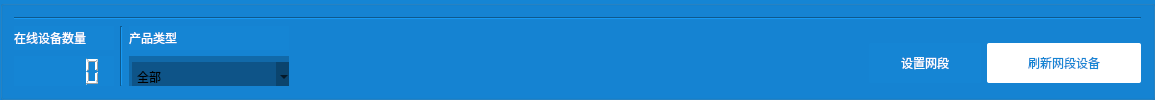
     <widget class="QGroupBox" name="groupBox_2">
      <property name="styleSheet">
       <string notr="true">background-color: rgb(21, 133, 212);

</string>
      </property>
      <property name="title">
       <string/>
      </property>
      <property name="flat">
       <bool>true</bool>
      </property>
      <layout class="QGridLayout" name="gridLayout_17">
       <item row="2" column="5" rowspan="2">
        <widget class="QPushButton" name="pushButton">
         <property name="minimumSize">
          <size>
           <width>112</width>
           <height>40</height>
          </size>
         </property>
         <property name="maximumSize">
          <size>
           <width>16777215</width>
           <height>16777215</height>
          </size>
         </property>
         <property name="cursor">
          <cursorShape>PointingHandCursor</cursorShape>
         </property>
         <property name="toolTip">
          <string>&lt;html&gt;&lt;head/&gt;&lt;body&gt;&lt;p&gt;&lt;span style=&quot; color:#323233;&quot;&gt;设置网段&lt;/span&gt;&lt;/p&gt;&lt;/body&gt;&lt;/html&gt;</string>
         </property>
         <property name="styleSheet">
          <string notr="true">

/*按钮普通态*/
QPushButton
{
    /*字体设置*/
    font: 75 10pt &quot;苹方 粗体&quot;;
    /*字体颜色为白色*/    
	color: rgb(255, 255, 255);
 	/*背景颜色*/  
    background-color::rgb(0,85,255);
	/*无边框*/
	border : none;
	/*边框圆角半径为8像素*/ 
    border-radius:2px;

}
 
/*按钮停留态*/
QPushButton:hover
{
   /*背景颜色*/  
    background-color: rgb(85, 170, 255);
}
 
/*按钮按下态*/
QPushButton:pressed
{
    /*背景颜色*/  
 	background-color:rgb(170 , 255 , 255);
    /*左内边距为3像素，让按下时字向右移动3像素*/  
    padding-left:3px;
    /*上内边距为3像素，让按下时字向下移动3像素*/  
    padding-top:3px;
}

</string>
         </property>
         <property name="text">
          <string>设置网段</string>
         </property>
         <property name="icon">
          <iconset resource="shuncom_qrc.qrc">
           <normaloff>:/png/shuncom_ico/png_ico/设置1.png</normaloff>:/png/shuncom_ico/png_ico/设置1.png</iconset>
         </property>
         <property name="iconSize">
          <size>
           <width>25</width>
           <height>30</height>
          </size>
         </property>
         <property name="autoDefault">
          <bool>false</bool>
         </property>
         <property name="default">
          <bool>false</bool>
         </property>
         <property name="flat">
          <bool>false</bool>
         </property>
        </widget>
       </item>
       <item row="1" column="0" rowspan="2">
        <widget class="QLabel" name="label_2">
         <property name="styleSheet">
          <string notr="true">color: rgb(255, 255, 255);</string>
         </property>
         <property name="text">
          <string>在线设备数量</string>
         </property>
        </widget>
       </item>
       <item row="0" column="0" colspan="7">
        <widget class="Line" name="line_2">
         <property name="styleSheet">
          <string notr="true"/>
         </property>
         <property name="orientation">
          <enum>Qt::Horizontal</enum>
         </property>
        </widget>
       </item>
       <item row="3" column="0">
        <widget class="QLCDNumber" name="lcdNumber">
         <property name="minimumSize">
          <size>
           <width>100</width>
           <height>30</height>
          </size>
         </property>
         <property name="focusPolicy">
          <enum>Qt::NoFocus</enum>
         </property>
         <property name="contextMenuPolicy">
          <enum>Qt::NoContextMenu</enum>
         </property>
         <property name="layoutDirection">
          <enum>Qt::RightToLeft</enum>
         </property>
         <property name="styleSheet">
          <string notr="true">color: rgb(255, 255, 255);
border :none;
font: 75 11pt &quot;微软雅黑&quot;;</string>
         </property>
         <property name="frameShadow">
          <enum>QFrame::Raised</enum>
         </property>
         <property name="smallDecimalPoint">
          <bool>false</bool>
         </property>
         <property name="intValue" stdset="0">
          <number>0</number>
         </property>
        </widget>
       </item>
       <item row="3" column="2" colspan="2">
        <widget class="QGroupBox" name="groupBox_17">
         <property name="minimumSize">
          <size>
           <width>160</width>
           <height>30</height>
          </size>
         </property>
         <property name="maximumSize">
          <size>
           <width>160</width>
           <height>30</height>
          </size>
         </property>
         <property name="styleSheet">
          <string notr="true">border : none;
background: rgba(0, 0, 0, 50);</string>
         </property>
         <property name="title">
          <string/>
         </property>
         <layout class="QGridLayout" name="gridLayout">
          <property name="leftMargin">
           <number>0</number>
          </property>
          <property name="topMargin">
           <number>0</number>
          </property>
          <property name="rightMargin">
           <number>0</number>
          </property>
          <property name="bottomMargin">
           <number>0</number>
          </property>
          <property name="spacing">
           <number>0</number>
          </property>
          <item row="0" column="0">
           <widget class="QComboBox" name="comboBox">
            <property name="minimumSize">
             <size>
              <width>160</width>
              <height>30</height>
             </size>
            </property>
            <property name="maximumSize">
             <size>
              <width>160</width>
              <height>16777215</height>
             </size>
            </property>
            <property name="styleSheet">
             <string notr="true">/*普通的样式*/
QComboBox{
	color: rgb(255, 255, 255);
	background-color: rgb(21, 133, 212);
	border : none;
}

/* 下拉后，整个下拉窗体样式 */
QComboBox QAbstractItemView {
    outline: 0px solid grey;   /* 选定项的虚框 */
    border: 0px solid grey;   /* 整个下拉窗体的边框 */
	color: rgb(50, 50, 51);
	height: 160px;
    background-color: white;   /* 整个下拉窗体的背景色 */
	selection-color: rgb(0, 0, 0); 
    selection-background-color: rgb(247, 248, 250);   /* 整个下拉窗体被选中项的背景色 */
}

/* 下拉后，整个下拉窗体每项的样式 */
QComboBox QAbstractItemView::item {
    height: 32px;   /* 项的高度（设置pComboBox-&gt;setView(new QListView());后，该项才起作用） */
}

/* 下拉后，整个下拉窗体被选择的每项的样式 */
QComboBox QAbstractItemView::item:checked {
    color: rgb(0, 0, 0);
	background-color: rgb(255, 255, 255);
}

/* 下拉后，整个下拉窗体被选择的每项的样式 */
QComboBox QAbstractItemView::item:selected {
    color: rgb(21, 117, 212);
    background-color: rgb(247, 248, 250);
}

/* 下拉框样式 */
QComboBox::drop-down{
	border-style: none;
}

/* 下拉箭头样式 */
QComboBox::down-arrow{
	image : url(:/png/shuncom_ico/png_ico/下拉2.png);
	hight : 16px;
	width : 16px;
	
}
/* 点击下拉箭头 */
 QComboBox::down-arrow:on { 
　　 /* 显示上拉箭头 */
	image: url(:/png/shuncom_ico/png_ico/上箭头-白.png);
 }
background-color: rgb(255, 255, 255);</string>
            </property>
            <property name="editable">
             <bool>false</bool>
            </property>
            <property name="sizeAdjustPolicy">
             <enum>QComboBox::AdjustToContentsOnFirstShow</enum>
            </property>
            <property name="iconSize">
             <size>
              <width>20</width>
              <height>20</height>
             </size>
            </property>
            <property name="frame">
             <bool>true</bool>
            </property>
            <item>
             <property name="text">
              <string>全部</string>
             </property>
            </item>
            <item>
             <property name="text">
              <string>星盒</string>
             </property>
            </item>
            <item>
             <property name="text">
              <string>聚盒四代</string>
             </property>
            </item>
            <item>
             <property name="text">
              <string>云盒二代</string>
             </property>
            </item>
            <item>
             <property name="text">
              <string>云盒四代</string>
             </property>
            </item>
           </widget>
          </item>
         </layout>
        </widget>
       </item>
       <item row="1" column="4" rowspan="2">
        <spacer name="horizontalSpacer">
         <property name="orientation">
          <enum>Qt::Horizontal</enum>
         </property>
         <property name="sizeHint" stdset="0">
          <size>
           <width>568</width>
           <height>20</height>
          </size>
         </property>
        </spacer>
       </item>
       <item row="2" column="6" rowspan="2">
        <widget class="QPushButton" name="pushButton_2">
         <property name="minimumSize">
          <size>
           <width>154</width>
           <height>40</height>
          </size>
         </property>
         <property name="maximumSize">
          <size>
           <width>16777215</width>
           <height>16777215</height>
          </size>
         </property>
         <property name="cursor">
          <cursorShape>PointingHandCursor</cursorShape>
         </property>
         <property name="styleSheet">
          <string notr="true">




/*按钮普通态*/
QPushButton
{
	/*字体设置*/
    font: 75 10pt &quot;苹方 粗体&quot;;
    /*字体颜色为白色*/    
	color: rgb(21, 133, 212);
 	/*背景颜色*/  
    background-color: rgb(255, 255, 255);
	/*无边框*/
	border : none;
	/*边框圆角半径为8像素*/ 
    border-radius:2px;

}
 
/*按钮停留态*/
QPushButton:hover
{
   /*背景颜色*/  
    background-color: rgb(85, 170, 255);
}
 
/*按钮按下态*/
QPushButton:pressed
{
    /*背景颜色*/  
 	background-color:rgb(170 , 255 , 255);
    /*左内边距为3像素，让按下时字向右移动3像素*/  
    padding-left:3px;
    /*上内边距为3像素，让按下时字向下移动3像素*/  
    padding-top:3px;
}</string>
         </property>
         <property name="text">
          <string>刷新网段设备</string>
         </property>
         <property name="icon">
          <iconset resource="shuncom_qrc.qrc">
           <normaloff>:/png/shuncom_ico/png_ico/刷新2.png</normaloff>:/png/shuncom_ico/png_ico/刷新2.png</iconset>
         </property>
         <property name="iconSize">
          <size>
           <width>25</width>
           <height>30</height>
          </size>
         </property>
        </widget>
       </item>
       <item row="1" column="1" rowspan="3">
        <widget class="Line" name="line">
         <property name="styleSheet">
          <string notr="true"/>
         </property>
         <property name="orientation">
          <enum>Qt::Vertical</enum>
         </property>
        </widget>
       </item>
       <item row="1" column="2" rowspan="2" colspan="2">
        <widget class="QLabel" name="label_3">
         <property name="styleSheet">
          <string notr="true">color: rgb(255, 255, 255);</string>
         </property>
         <property name="text">
          <string>产品类型</string>
         </property>
        </widget>
       </item>
      </layout>
     </widget>
